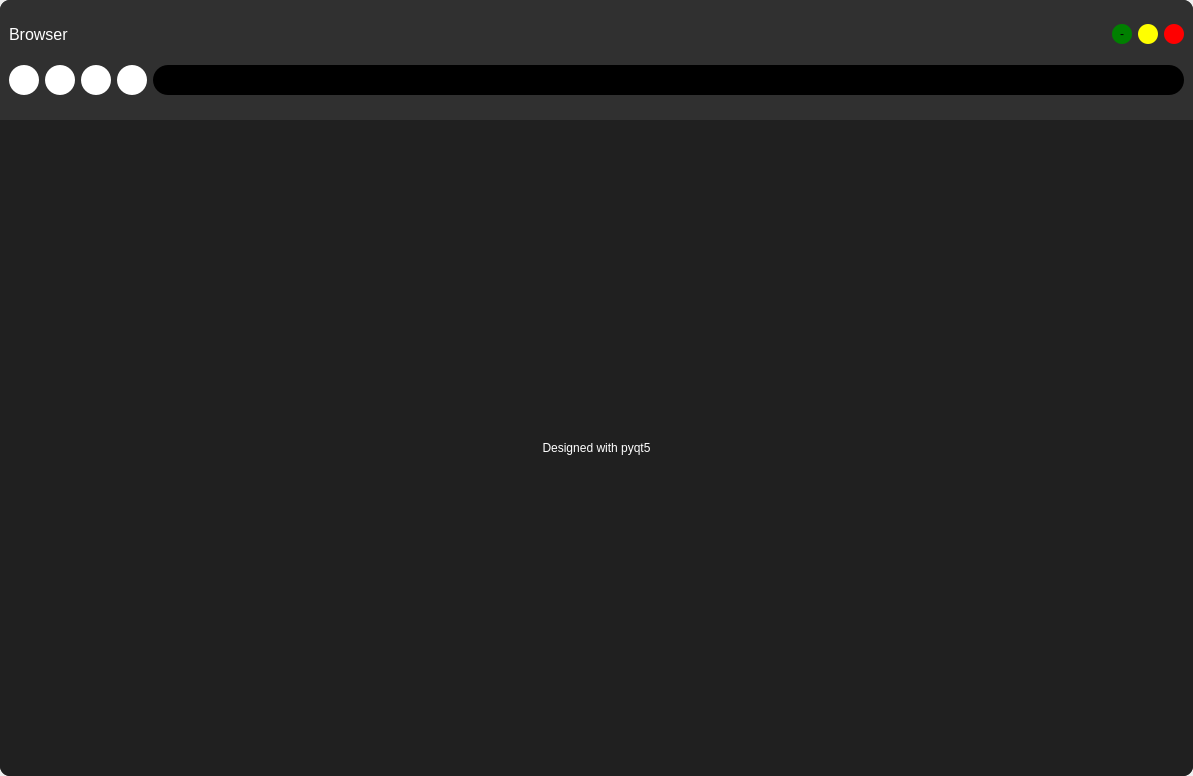
<?xml version="1.0" encoding="UTF-8"?>
<ui version="4.0">
 <class>MainWindow</class>
 <widget class="QMainWindow" name="MainWindow">
  <property name="geometry">
   <rect>
    <x>0</x>
    <y>0</y>
    <width>1193</width>
    <height>776</height>
   </rect>
  </property>
  <property name="windowTitle">
   <string>MainWindow</string>
  </property>
  <property name="styleSheet">
   <string notr="true"/>
  </property>
  <widget class="QWidget" name="mainWidget">
   <property name="styleSheet">
    <string notr="true">QWidget#mainWidget{
background-color: rgb(32, 32, 32);
border-radius:10px;
}</string>
   </property>
   <layout class="QVBoxLayout" name="verticalLayout">
    <property name="spacing">
     <number>0</number>
    </property>
    <property name="leftMargin">
     <number>0</number>
    </property>
    <property name="topMargin">
     <number>0</number>
    </property>
    <property name="rightMargin">
     <number>0</number>
    </property>
    <property name="bottomMargin">
     <number>0</number>
    </property>
    <item>
     <widget class="QWidget" name="titleBar" native="true">
      <property name="maximumSize">
       <size>
        <width>16777215</width>
        <height>120</height>
       </size>
      </property>
      <property name="styleSheet">
       <string notr="true">QWidget#titleBar{
background-color:#303030;
border-top-left-radius:10px;
border-top-right-radius:10px;

}</string>
      </property>
      <layout class="QVBoxLayout" name="verticalLayout_2">
       <item>
        <layout class="QHBoxLayout" name="horizontalLayout">
         <item>
          <widget class="QLabel" name="label">
           <property name="maximumSize">
            <size>
             <width>16777215</width>
             <height>50</height>
            </size>
           </property>
           <property name="font">
            <font>
             <pointsize>12</pointsize>
            </font>
           </property>
           <property name="styleSheet">
            <string notr="true">color:white;</string>
           </property>
           <property name="text">
            <string>Browser</string>
           </property>
          </widget>
         </item>
         <item>
          <widget class="QPushButton" name="minButton">
           <property name="maximumSize">
            <size>
             <width>20</width>
             <height>20</height>
            </size>
           </property>
           <property name="cursor">
            <cursorShape>PointingHandCursor</cursorShape>
           </property>
           <property name="styleSheet">
            <string notr="true">QPushButton{
background-color:green;
border-radius:10px;
}</string>
           </property>
           <property name="text">
            <string>-</string>
           </property>
          </widget>
         </item>
         <item>
          <widget class="QPushButton" name="maxButton">
           <property name="maximumSize">
            <size>
             <width>20</width>
             <height>20</height>
            </size>
           </property>
           <property name="cursor">
            <cursorShape>PointingHandCursor</cursorShape>
           </property>
           <property name="styleSheet">
            <string notr="true">QPushButton{
background-color:yellow;
border-radius:10px;
}</string>
           </property>
           <property name="text">
            <string/>
           </property>
           <property name="icon">
            <iconset>
             <normaloff>../resources/1x/open_in_full.png</normaloff>../resources/1x/open_in_full.png</iconset>
           </property>
           <property name="iconSize">
            <size>
             <width>16</width>
             <height>21</height>
            </size>
           </property>
          </widget>
         </item>
         <item>
          <widget class="QPushButton" name="closeButton">
           <property name="minimumSize">
            <size>
             <width>20</width>
             <height>20</height>
            </size>
           </property>
           <property name="maximumSize">
            <size>
             <width>20</width>
             <height>20</height>
            </size>
           </property>
           <property name="cursor">
            <cursorShape>PointingHandCursor</cursorShape>
           </property>
           <property name="styleSheet">
            <string notr="true">QPushButton{
background-color:red;
border-radius:10px;
}</string>
           </property>
           <property name="text">
            <string/>
           </property>
           <property name="icon">
            <iconset>
             <normaloff>../resources/1x/close.png</normaloff>../resources/1x/close.png</iconset>
           </property>
          </widget>
         </item>
        </layout>
       </item>
       <item>
        <layout class="QHBoxLayout" name="horizontalLayout_2">
         <item>
          <widget class="QPushButton" name="backButton">
           <property name="minimumSize">
            <size>
             <width>30</width>
             <height>30</height>
            </size>
           </property>
           <property name="maximumSize">
            <size>
             <width>30</width>
             <height>30</height>
            </size>
           </property>
           <property name="styleSheet">
            <string notr="true">QPushButton{
background-color:white;
border-radius:15px;
}</string>
           </property>
           <property name="text">
            <string/>
           </property>
           <property name="icon">
            <iconset>
             <normaloff>../resources/1x/arrow_back.png</normaloff>../resources/1x/arrow_back.png</iconset>
           </property>
          </widget>
         </item>
         <item>
          <widget class="QPushButton" name="forwardButton">
           <property name="minimumSize">
            <size>
             <width>30</width>
             <height>30</height>
            </size>
           </property>
           <property name="maximumSize">
            <size>
             <width>30</width>
             <height>30</height>
            </size>
           </property>
           <property name="styleSheet">
            <string notr="true">QPushButton{
background-color:white;
border-radius:15px;
}</string>
           </property>
           <property name="text">
            <string/>
           </property>
           <property name="icon">
            <iconset>
             <normaloff>../resources/1x/arrow_forward.png</normaloff>../resources/1x/arrow_forward.png</iconset>
           </property>
          </widget>
         </item>
         <item>
          <widget class="QPushButton" name="reloadButton">
           <property name="minimumSize">
            <size>
             <width>30</width>
             <height>30</height>
            </size>
           </property>
           <property name="maximumSize">
            <size>
             <width>30</width>
             <height>30</height>
            </size>
           </property>
           <property name="styleSheet">
            <string notr="true">QPushButton{
background-color:white;
border-radius:15px;
}</string>
           </property>
           <property name="text">
            <string/>
           </property>
           <property name="icon">
            <iconset>
             <normaloff>../resources/1x/refresh.png</normaloff>../resources/1x/refresh.png</iconset>
           </property>
           <property name="iconSize">
            <size>
             <width>20</width>
             <height>20</height>
            </size>
           </property>
          </widget>
         </item>
         <item>
          <widget class="QPushButton" name="homeButton">
           <property name="minimumSize">
            <size>
             <width>30</width>
             <height>0</height>
            </size>
           </property>
           <property name="maximumSize">
            <size>
             <width>30</width>
             <height>30</height>
            </size>
           </property>
           <property name="styleSheet">
            <string notr="true">QPushButton{
background-color:white;
border-radius:15px;
}
</string>
           </property>
           <property name="text">
            <string/>
           </property>
           <property name="icon">
            <iconset>
             <normaloff>../resources/1x/home.png</normaloff>../resources/1x/home.png</iconset>
           </property>
          </widget>
         </item>
         <item>
          <widget class="QLineEdit" name="urlLine">
           <property name="minimumSize">
            <size>
             <width>30</width>
             <height>30</height>
            </size>
           </property>
           <property name="maximumSize">
            <size>
             <width>1920</width>
             <height>30</height>
            </size>
           </property>
           <property name="styleSheet">
            <string notr="true">QLineEdit{
color:white;
background-color:black;
border-radius:15px;
padding-left: 20px;
}</string>
           </property>
          </widget>
         </item>
        </layout>
       </item>
      </layout>
     </widget>
    </item>
    <item>
     <widget class="QWidget" name="viewWidget" native="true">
      <property name="styleSheet">
       <string notr="true">QWidget#viewWidget{
background-color: rgb(32, 32, 32);
border-radius:10px;
}</string>
      </property>
      <layout class="QVBoxLayout" name="verticalLayout_4">
       <property name="spacing">
        <number>0</number>
       </property>
       <property name="leftMargin">
        <number>0</number>
       </property>
       <property name="topMargin">
        <number>0</number>
       </property>
       <property name="rightMargin">
        <number>0</number>
       </property>
       <property name="bottomMargin">
        <number>0</number>
       </property>
       <item>
        <layout class="QVBoxLayout" name="showWebContaint"/>
       </item>
       <item>
        <widget class="QLabel" name="label_2">
         <property name="maximumSize">
          <size>
           <width>16777215</width>
           <height>20</height>
          </size>
         </property>
         <property name="styleSheet">
          <string notr="true">color:white;</string>
         </property>
         <property name="text">
          <string>&lt;html&gt;&lt;head/&gt;&lt;body&gt;&lt;p align=&quot;center&quot;&gt;Designed with pyqt5&lt;/p&gt;&lt;/body&gt;&lt;/html&gt;</string>
         </property>
        </widget>
       </item>
      </layout>
     </widget>
    </item>
   </layout>
  </widget>
 </widget>
 <resources/>
 <connections/>
</ui>
